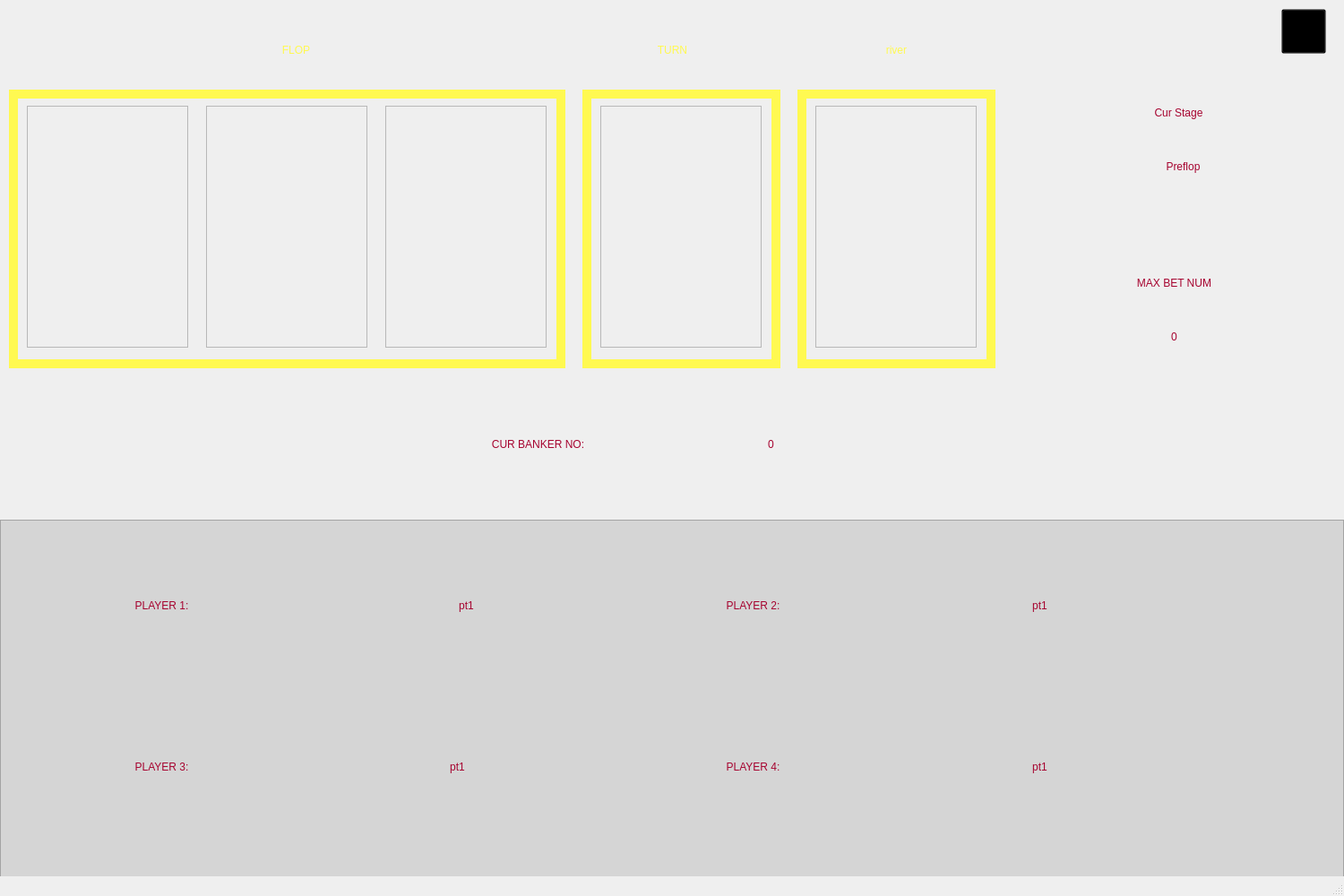
<?xml version="1.0" encoding="UTF-8"?>
<ui version="4.0">
 <class>f_texas</class>
 <widget class="QMainWindow" name="f_texas">
  <property name="geometry">
   <rect>
    <x>0</x>
    <y>0</y>
    <width>1500</width>
    <height>1000</height>
   </rect>
  </property>
  <property name="windowTitle">
   <string>Texas Holdem</string>
  </property>
  <property name="windowIcon">
   <iconset resource="images.qrc">
    <normaloff>:/images/main.ico</normaloff>:/images/main.ico</iconset>
  </property>
  <property name="styleSheet">
   <string notr="true">f_texas{background-color: rgb(86, 85, 85);}</string>
  </property>
  <widget class="QWidget" name="centralwidget">
   <widget class="QFrame" name="frame_c2">
    <property name="geometry">
     <rect>
      <x>230</x>
      <y>118</y>
      <width>180</width>
      <height>270</height>
     </rect>
    </property>
    <property name="frameShape">
     <enum>QFrame::StyledPanel</enum>
    </property>
    <property name="frameShadow">
     <enum>QFrame::Raised</enum>
    </property>
    <widget class="QLabel" name="c_6">
     <property name="geometry">
      <rect>
       <x>0</x>
       <y>0</y>
       <width>180</width>
       <height>270</height>
      </rect>
     </property>
     <property name="minimumSize">
      <size>
       <width>180</width>
       <height>270</height>
      </size>
     </property>
     <property name="maximumSize">
      <size>
       <width>180</width>
       <height>270</height>
      </size>
     </property>
     <property name="styleSheet">
      <string notr="true">border-image: url(:/images/card/card_front.png);</string>
     </property>
     <property name="text">
      <string/>
     </property>
    </widget>
    <widget class="QLabel" name="i2_4">
     <property name="geometry">
      <rect>
       <x>21</x>
       <y>46</y>
       <width>30</width>
       <height>30</height>
      </rect>
     </property>
     <property name="styleSheet">
      <string notr="true">border-image: url(:/images/card/0.png);</string>
     </property>
     <property name="text">
      <string/>
     </property>
    </widget>
    <widget class="QLabel" name="num2_2">
     <property name="geometry">
      <rect>
       <x>20</x>
       <y>10</y>
       <width>31</width>
       <height>31</height>
      </rect>
     </property>
     <property name="styleSheet">
      <string notr="true"/>
     </property>
     <property name="text">
      <string/>
     </property>
    </widget>
    <widget class="QLabel" name="i2_5">
     <property name="geometry">
      <rect>
       <x>21</x>
       <y>46</y>
       <width>30</width>
       <height>30</height>
      </rect>
     </property>
     <property name="styleSheet">
      <string notr="true">border-image: url(:/images/card/1.png);</string>
     </property>
     <property name="text">
      <string/>
     </property>
    </widget>
    <widget class="QLabel" name="i2_6">
     <property name="geometry">
      <rect>
       <x>21</x>
       <y>46</y>
       <width>30</width>
       <height>30</height>
      </rect>
     </property>
     <property name="styleSheet">
      <string notr="true">border-image: url(:/images/card/2.png);</string>
     </property>
     <property name="text">
      <string/>
     </property>
    </widget>
    <widget class="QLabel" name="i2_7">
     <property name="geometry">
      <rect>
       <x>21</x>
       <y>44</y>
       <width>30</width>
       <height>30</height>
      </rect>
     </property>
     <property name="styleSheet">
      <string notr="true">border-image: url(:/images/card/3.png);</string>
     </property>
     <property name="text">
      <string/>
     </property>
    </widget>
   </widget>
   <widget class="QFrame" name="frame_c3">
    <property name="geometry">
     <rect>
      <x>430</x>
      <y>118</y>
      <width>180</width>
      <height>270</height>
     </rect>
    </property>
    <property name="frameShape">
     <enum>QFrame::StyledPanel</enum>
    </property>
    <property name="frameShadow">
     <enum>QFrame::Raised</enum>
    </property>
    <widget class="QLabel" name="c_7">
     <property name="geometry">
      <rect>
       <x>0</x>
       <y>0</y>
       <width>180</width>
       <height>270</height>
      </rect>
     </property>
     <property name="minimumSize">
      <size>
       <width>180</width>
       <height>270</height>
      </size>
     </property>
     <property name="maximumSize">
      <size>
       <width>180</width>
       <height>270</height>
      </size>
     </property>
     <property name="styleSheet">
      <string notr="true">border-image: url(:/images/card/card_front.png);</string>
     </property>
     <property name="text">
      <string/>
     </property>
    </widget>
    <widget class="QLabel" name="i3_4">
     <property name="geometry">
      <rect>
       <x>21</x>
       <y>46</y>
       <width>30</width>
       <height>30</height>
      </rect>
     </property>
     <property name="styleSheet">
      <string notr="true">border-image: url(:/images/card/0.png);</string>
     </property>
     <property name="text">
      <string/>
     </property>
    </widget>
    <widget class="QLabel" name="num3_2">
     <property name="geometry">
      <rect>
       <x>20</x>
       <y>10</y>
       <width>31</width>
       <height>31</height>
      </rect>
     </property>
     <property name="styleSheet">
      <string notr="true"/>
     </property>
     <property name="text">
      <string/>
     </property>
    </widget>
    <widget class="QLabel" name="i3_5">
     <property name="geometry">
      <rect>
       <x>21</x>
       <y>46</y>
       <width>30</width>
       <height>30</height>
      </rect>
     </property>
     <property name="styleSheet">
      <string notr="true">border-image: url(:/images/card/1.png);</string>
     </property>
     <property name="text">
      <string/>
     </property>
    </widget>
    <widget class="QLabel" name="i3_6">
     <property name="geometry">
      <rect>
       <x>21</x>
       <y>46</y>
       <width>30</width>
       <height>30</height>
      </rect>
     </property>
     <property name="styleSheet">
      <string notr="true">border-image: url(:/images/card/2.png);</string>
     </property>
     <property name="text">
      <string/>
     </property>
    </widget>
    <widget class="QLabel" name="i3_7">
     <property name="geometry">
      <rect>
       <x>21</x>
       <y>44</y>
       <width>30</width>
       <height>30</height>
      </rect>
     </property>
     <property name="styleSheet">
      <string notr="true">border-image: url(:/images/card/3.png);</string>
     </property>
     <property name="text">
      <string/>
     </property>
    </widget>
   </widget>
   <widget class="QFrame" name="frame_c4">
    <property name="geometry">
     <rect>
      <x>670</x>
      <y>118</y>
      <width>180</width>
      <height>270</height>
     </rect>
    </property>
    <property name="frameShape">
     <enum>QFrame::StyledPanel</enum>
    </property>
    <property name="frameShadow">
     <enum>QFrame::Raised</enum>
    </property>
    <widget class="QLabel" name="c_8">
     <property name="geometry">
      <rect>
       <x>0</x>
       <y>0</y>
       <width>180</width>
       <height>270</height>
      </rect>
     </property>
     <property name="minimumSize">
      <size>
       <width>180</width>
       <height>270</height>
      </size>
     </property>
     <property name="maximumSize">
      <size>
       <width>180</width>
       <height>270</height>
      </size>
     </property>
     <property name="styleSheet">
      <string notr="true">border-image: url(:/images/card/card_front.png);</string>
     </property>
     <property name="text">
      <string/>
     </property>
    </widget>
    <widget class="QLabel" name="i4_4">
     <property name="geometry">
      <rect>
       <x>21</x>
       <y>46</y>
       <width>30</width>
       <height>30</height>
      </rect>
     </property>
     <property name="styleSheet">
      <string notr="true">border-image: url(:/images/card/0.png);</string>
     </property>
     <property name="text">
      <string/>
     </property>
    </widget>
    <widget class="QLabel" name="num4_2">
     <property name="geometry">
      <rect>
       <x>20</x>
       <y>10</y>
       <width>31</width>
       <height>31</height>
      </rect>
     </property>
     <property name="styleSheet">
      <string notr="true"/>
     </property>
     <property name="text">
      <string/>
     </property>
    </widget>
    <widget class="QLabel" name="i4_5">
     <property name="geometry">
      <rect>
       <x>21</x>
       <y>46</y>
       <width>30</width>
       <height>30</height>
      </rect>
     </property>
     <property name="styleSheet">
      <string notr="true">border-image: url(:/images/card/1.png);</string>
     </property>
     <property name="text">
      <string/>
     </property>
    </widget>
    <widget class="QLabel" name="i4_6">
     <property name="geometry">
      <rect>
       <x>21</x>
       <y>46</y>
       <width>30</width>
       <height>30</height>
      </rect>
     </property>
     <property name="styleSheet">
      <string notr="true">border-image: url(:/images/card/2.png);</string>
     </property>
     <property name="text">
      <string/>
     </property>
    </widget>
    <widget class="QLabel" name="i4_7">
     <property name="geometry">
      <rect>
       <x>21</x>
       <y>44</y>
       <width>30</width>
       <height>30</height>
      </rect>
     </property>
     <property name="styleSheet">
      <string notr="true">border-image: url(:/images/card/3.png);</string>
     </property>
     <property name="text">
      <string/>
     </property>
    </widget>
   </widget>
   <widget class="QFrame" name="frame_c1">
    <property name="geometry">
     <rect>
      <x>30</x>
      <y>118</y>
      <width>180</width>
      <height>270</height>
     </rect>
    </property>
    <property name="frameShape">
     <enum>QFrame::StyledPanel</enum>
    </property>
    <property name="frameShadow">
     <enum>QFrame::Raised</enum>
    </property>
    <widget class="QLabel" name="c_9">
     <property name="geometry">
      <rect>
       <x>0</x>
       <y>0</y>
       <width>180</width>
       <height>270</height>
      </rect>
     </property>
     <property name="minimumSize">
      <size>
       <width>180</width>
       <height>270</height>
      </size>
     </property>
     <property name="maximumSize">
      <size>
       <width>180</width>
       <height>270</height>
      </size>
     </property>
     <property name="styleSheet">
      <string notr="true">border-image: url(:/images/card/card_front.png);</string>
     </property>
     <property name="text">
      <string/>
     </property>
    </widget>
    <widget class="QLabel" name="i1_4">
     <property name="geometry">
      <rect>
       <x>21</x>
       <y>46</y>
       <width>30</width>
       <height>30</height>
      </rect>
     </property>
     <property name="styleSheet">
      <string notr="true">border-image: url(:/images/card/0.png);</string>
     </property>
     <property name="text">
      <string/>
     </property>
    </widget>
    <widget class="QLabel" name="num1_2">
     <property name="geometry">
      <rect>
       <x>20</x>
       <y>10</y>
       <width>31</width>
       <height>31</height>
      </rect>
     </property>
     <property name="styleSheet">
      <string notr="true"/>
     </property>
     <property name="text">
      <string/>
     </property>
    </widget>
    <widget class="QLabel" name="i1_5">
     <property name="geometry">
      <rect>
       <x>21</x>
       <y>46</y>
       <width>30</width>
       <height>30</height>
      </rect>
     </property>
     <property name="styleSheet">
      <string notr="true">border-image: url(:/images/card/1.png);</string>
     </property>
     <property name="text">
      <string/>
     </property>
    </widget>
    <widget class="QLabel" name="i1_6">
     <property name="geometry">
      <rect>
       <x>21</x>
       <y>46</y>
       <width>30</width>
       <height>30</height>
      </rect>
     </property>
     <property name="styleSheet">
      <string notr="true">border-image: url(:/images/card/2.png);</string>
     </property>
     <property name="text">
      <string/>
     </property>
    </widget>
    <widget class="QLabel" name="i1_7">
     <property name="geometry">
      <rect>
       <x>21</x>
       <y>44</y>
       <width>30</width>
       <height>30</height>
      </rect>
     </property>
     <property name="styleSheet">
      <string notr="true">border-image: url(:/images/card/3.png);</string>
     </property>
     <property name="text">
      <string/>
     </property>
    </widget>
   </widget>
   <widget class="QFrame" name="frame_c5">
    <property name="geometry">
     <rect>
      <x>910</x>
      <y>118</y>
      <width>180</width>
      <height>270</height>
     </rect>
    </property>
    <property name="frameShape">
     <enum>QFrame::StyledPanel</enum>
    </property>
    <property name="frameShadow">
     <enum>QFrame::Raised</enum>
    </property>
    <widget class="QLabel" name="c_10">
     <property name="geometry">
      <rect>
       <x>0</x>
       <y>0</y>
       <width>180</width>
       <height>270</height>
      </rect>
     </property>
     <property name="minimumSize">
      <size>
       <width>180</width>
       <height>270</height>
      </size>
     </property>
     <property name="maximumSize">
      <size>
       <width>180</width>
       <height>270</height>
      </size>
     </property>
     <property name="styleSheet">
      <string notr="true">border-image: url(:/images/card/card_front.png);</string>
     </property>
     <property name="text">
      <string/>
     </property>
    </widget>
    <widget class="QLabel" name="i5_4">
     <property name="geometry">
      <rect>
       <x>21</x>
       <y>46</y>
       <width>30</width>
       <height>30</height>
      </rect>
     </property>
     <property name="styleSheet">
      <string notr="true">border-image: url(:/images/card/0.png);</string>
     </property>
     <property name="text">
      <string/>
     </property>
    </widget>
    <widget class="QLabel" name="num5_2">
     <property name="geometry">
      <rect>
       <x>20</x>
       <y>10</y>
       <width>31</width>
       <height>31</height>
      </rect>
     </property>
     <property name="styleSheet">
      <string notr="true"/>
     </property>
     <property name="text">
      <string/>
     </property>
    </widget>
    <widget class="QLabel" name="i5_5">
     <property name="geometry">
      <rect>
       <x>21</x>
       <y>46</y>
       <width>30</width>
       <height>30</height>
      </rect>
     </property>
     <property name="styleSheet">
      <string notr="true">border-image: url(:/images/card/1.png);</string>
     </property>
     <property name="text">
      <string/>
     </property>
    </widget>
    <widget class="QLabel" name="i5_6">
     <property name="geometry">
      <rect>
       <x>21</x>
       <y>46</y>
       <width>30</width>
       <height>30</height>
      </rect>
     </property>
     <property name="styleSheet">
      <string notr="true">border-image: url(:/images/card/2.png);</string>
     </property>
     <property name="text">
      <string/>
     </property>
    </widget>
    <widget class="QLabel" name="i5_7">
     <property name="geometry">
      <rect>
       <x>21</x>
       <y>44</y>
       <width>30</width>
       <height>30</height>
      </rect>
     </property>
     <property name="styleSheet">
      <string notr="true">border-image: url(:/images/card/3.png);</string>
     </property>
     <property name="text">
      <string/>
     </property>
    </widget>
   </widget>
   <widget class="QFrame" name="frame_p1">
    <property name="geometry">
     <rect>
      <x>20</x>
      <y>640</y>
      <width>180</width>
      <height>270</height>
     </rect>
    </property>
    <property name="frameShape">
     <enum>QFrame::StyledPanel</enum>
    </property>
    <property name="frameShadow">
     <enum>QFrame::Raised</enum>
    </property>
    <widget class="QLabel" name="c_12">
     <property name="geometry">
      <rect>
       <x>0</x>
       <y>0</y>
       <width>180</width>
       <height>270</height>
      </rect>
     </property>
     <property name="minimumSize">
      <size>
       <width>180</width>
       <height>270</height>
      </size>
     </property>
     <property name="maximumSize">
      <size>
       <width>180</width>
       <height>270</height>
      </size>
     </property>
     <property name="styleSheet">
      <string notr="true">border-image: url(:/images/card/card_front.png);</string>
     </property>
     <property name="text">
      <string/>
     </property>
    </widget>
    <widget class="QLabel" name="i1_12">
     <property name="geometry">
      <rect>
       <x>21</x>
       <y>46</y>
       <width>30</width>
       <height>30</height>
      </rect>
     </property>
     <property name="styleSheet">
      <string notr="true">border-image: url(:/images/card/0.png);</string>
     </property>
     <property name="text">
      <string/>
     </property>
    </widget>
    <widget class="QLabel" name="num1_4">
     <property name="geometry">
      <rect>
       <x>20</x>
       <y>10</y>
       <width>31</width>
       <height>31</height>
      </rect>
     </property>
     <property name="styleSheet">
      <string notr="true"/>
     </property>
     <property name="text">
      <string/>
     </property>
    </widget>
    <widget class="QLabel" name="i1_13">
     <property name="geometry">
      <rect>
       <x>21</x>
       <y>46</y>
       <width>30</width>
       <height>30</height>
      </rect>
     </property>
     <property name="styleSheet">
      <string notr="true">border-image: url(:/images/card/1.png);</string>
     </property>
     <property name="text">
      <string/>
     </property>
    </widget>
    <widget class="QLabel" name="i1_14">
     <property name="geometry">
      <rect>
       <x>21</x>
       <y>46</y>
       <width>30</width>
       <height>30</height>
      </rect>
     </property>
     <property name="styleSheet">
      <string notr="true">border-image: url(:/images/card/2.png);</string>
     </property>
     <property name="text">
      <string/>
     </property>
    </widget>
    <widget class="QLabel" name="i1_15">
     <property name="geometry">
      <rect>
       <x>21</x>
       <y>44</y>
       <width>30</width>
       <height>30</height>
      </rect>
     </property>
     <property name="styleSheet">
      <string notr="true">border-image: url(:/images/card/3.png);</string>
     </property>
     <property name="text">
      <string/>
     </property>
    </widget>
   </widget>
   <widget class="QFrame" name="frame_p2">
    <property name="geometry">
     <rect>
      <x>220</x>
      <y>640</y>
      <width>180</width>
      <height>270</height>
     </rect>
    </property>
    <property name="frameShape">
     <enum>QFrame::StyledPanel</enum>
    </property>
    <property name="frameShadow">
     <enum>QFrame::Raised</enum>
    </property>
    <widget class="QLabel" name="c_14">
     <property name="geometry">
      <rect>
       <x>0</x>
       <y>0</y>
       <width>180</width>
       <height>270</height>
      </rect>
     </property>
     <property name="minimumSize">
      <size>
       <width>180</width>
       <height>270</height>
      </size>
     </property>
     <property name="maximumSize">
      <size>
       <width>180</width>
       <height>270</height>
      </size>
     </property>
     <property name="styleSheet">
      <string notr="true">border-image: url(:/images/card/card_front.png);</string>
     </property>
     <property name="text">
      <string/>
     </property>
    </widget>
    <widget class="QLabel" name="i2_12">
     <property name="geometry">
      <rect>
       <x>21</x>
       <y>46</y>
       <width>30</width>
       <height>30</height>
      </rect>
     </property>
     <property name="styleSheet">
      <string notr="true">border-image: url(:/images/card/0.png);</string>
     </property>
     <property name="text">
      <string/>
     </property>
    </widget>
    <widget class="QLabel" name="num2_4">
     <property name="geometry">
      <rect>
       <x>20</x>
       <y>10</y>
       <width>31</width>
       <height>31</height>
      </rect>
     </property>
     <property name="styleSheet">
      <string notr="true"/>
     </property>
     <property name="text">
      <string/>
     </property>
    </widget>
    <widget class="QLabel" name="i2_13">
     <property name="geometry">
      <rect>
       <x>21</x>
       <y>46</y>
       <width>30</width>
       <height>30</height>
      </rect>
     </property>
     <property name="styleSheet">
      <string notr="true">border-image: url(:/images/card/1.png);</string>
     </property>
     <property name="text">
      <string/>
     </property>
    </widget>
    <widget class="QLabel" name="i2_14">
     <property name="geometry">
      <rect>
       <x>21</x>
       <y>46</y>
       <width>30</width>
       <height>30</height>
      </rect>
     </property>
     <property name="styleSheet">
      <string notr="true">border-image: url(:/images/card/2.png);</string>
     </property>
     <property name="text">
      <string/>
     </property>
    </widget>
    <widget class="QLabel" name="i2_15">
     <property name="geometry">
      <rect>
       <x>21</x>
       <y>44</y>
       <width>30</width>
       <height>30</height>
      </rect>
     </property>
     <property name="styleSheet">
      <string notr="true">border-image: url(:/images/card/3.png);</string>
     </property>
     <property name="text">
      <string/>
     </property>
    </widget>
    <widget class="QLabel" name="label_7">
     <property name="geometry">
      <rect>
       <x>-220</x>
       <y>-30</y>
       <width>1501</width>
       <height>361</height>
      </rect>
     </property>
     <property name="styleSheet">
      <string notr="true">font: 87 18pt &quot;Lovelo&quot;;
color : white;</string>
     </property>
     <property name="text">
      <string>NEXT PLAYER</string>
     </property>
     <property name="alignment">
      <set>Qt::AlignCenter</set>
     </property>
    </widget>
   </widget>
   <widget class="QLabel" name="label">
    <property name="geometry">
     <rect>
      <x>1150</x>
      <y>690</y>
      <width>181</width>
      <height>51</height>
     </rect>
    </property>
    <property name="styleSheet">
     <string notr="true">font: 87 18pt &quot;Lovelo&quot;;
color: rgb(166, 3, 47);</string>
    </property>
    <property name="text">
     <string>PLAYER</string>
    </property>
   </widget>
   <widget class="QLabel" name="label_2">
    <property name="geometry">
     <rect>
      <x>1150</x>
      <y>770</y>
      <width>151</width>
      <height>51</height>
     </rect>
    </property>
    <property name="styleSheet">
     <string notr="true">font: 87 18pt &quot;Lovelo&quot;;
color: rgb(166, 3, 47);</string>
    </property>
    <property name="text">
     <string>BET:</string>
    </property>
   </widget>
   <widget class="QLabel" name="label_3">
    <property name="geometry">
     <rect>
      <x>1150</x>
      <y>860</y>
      <width>191</width>
      <height>51</height>
     </rect>
    </property>
    <property name="styleSheet">
     <string notr="true">font: 87 18pt &quot;Lovelo&quot;;
color: rgb(166, 3, 47);</string>
    </property>
    <property name="text">
     <string>MONEY:</string>
    </property>
   </widget>
   <widget class="QLabel" name="l_p_name">
    <property name="geometry">
     <rect>
      <x>1370</x>
      <y>690</y>
      <width>141</width>
      <height>51</height>
     </rect>
    </property>
    <property name="styleSheet">
     <string notr="true">font: 87 18pt &quot;Lovelo&quot;;
color: rgb(166, 3, 47);</string>
    </property>
    <property name="text">
     <string>PLAYER</string>
    </property>
   </widget>
   <widget class="QLabel" name="l_p_bet">
    <property name="geometry">
     <rect>
      <x>1370</x>
      <y>770</y>
      <width>141</width>
      <height>51</height>
     </rect>
    </property>
    <property name="styleSheet">
     <string notr="true">font: 87 18pt &quot;Lovelo&quot;;
color: rgb(166, 3, 47);</string>
    </property>
    <property name="text">
     <string>PLAYER</string>
    </property>
   </widget>
   <widget class="QLabel" name="l_p_money">
    <property name="geometry">
     <rect>
      <x>1370</x>
      <y>860</y>
      <width>141</width>
      <height>51</height>
     </rect>
    </property>
    <property name="styleSheet">
     <string notr="true">font: 87 18pt &quot;Lovelo&quot;;
color: rgb(166, 3, 47);</string>
    </property>
    <property name="text">
     <string>PLAYER</string>
    </property>
   </widget>
   <widget class="QPushButton" name="c_bet">
    <property name="geometry">
     <rect>
      <x>790</x>
      <y>690</y>
      <width>300</width>
      <height>60</height>
     </rect>
    </property>
    <property name="styleSheet">
     <string notr="true">QPushButton{
	font: 87 18pt &quot;Lovelo&quot;;
	color : white;
	border-image: url(:/images/std_ini.png);
	background-color:rgba(0,0,0,0);
}
QPushButton:hover{
	color: rgb(166, 3, 47);
	border-image: url(:/images/std_hover.png);
}</string>
    </property>
    <property name="text">
     <string>BET</string>
    </property>
   </widget>
   <widget class="QPushButton" name="c_call">
    <property name="geometry">
     <rect>
      <x>440</x>
      <y>850</y>
      <width>300</width>
      <height>60</height>
     </rect>
    </property>
    <property name="styleSheet">
     <string notr="true">QPushButton{
	font: 87 18pt &quot;Lovelo&quot;;
	color : white;
	border-image: url(:/images/std_ini.png);
	background-color:rgba(0,0,0,0);
}
QPushButton:hover{
	color: rgb(166, 3, 47);
	border-image: url(:/images/std_hover.png);
}</string>
    </property>
    <property name="text">
     <string>CALL</string>
    </property>
   </widget>
   <widget class="QPushButton" name="c_flop">
    <property name="geometry">
     <rect>
      <x>790</x>
      <y>850</y>
      <width>300</width>
      <height>60</height>
     </rect>
    </property>
    <property name="styleSheet">
     <string notr="true">QPushButton{
	font: 87 18pt &quot;Lovelo&quot;;
	color : white;
	border-image: url(:/images/std_ini.png);
	background-color:rgba(0,0,0,0);
}
QPushButton:hover{
	color: rgb(166, 3, 47);
	border-image: url(:/images/std_hover.png);
}</string>
    </property>
    <property name="text">
     <string>FLOP</string>
    </property>
   </widget>
   <widget class="QLabel" name="l_state">
    <property name="geometry">
     <rect>
      <x>1160</x>
      <y>140</y>
      <width>321</width>
      <height>91</height>
     </rect>
    </property>
    <property name="styleSheet">
     <string notr="true">font: 87 18pt &quot;Lovelo&quot;;
color: rgb(166, 3, 47);</string>
    </property>
    <property name="text">
     <string>Preflop</string>
    </property>
    <property name="alignment">
     <set>Qt::AlignCenter</set>
    </property>
   </widget>
   <widget class="QLabel" name="cur_stage">
    <property name="geometry">
     <rect>
      <x>1130</x>
      <y>80</y>
      <width>371</width>
      <height>91</height>
     </rect>
    </property>
    <property name="styleSheet">
     <string notr="true">font: 87 18pt &quot;Lovelo&quot;;
color: rgb(166, 3, 47);</string>
    </property>
    <property name="text">
     <string>Cur Stage</string>
    </property>
    <property name="alignment">
     <set>Qt::AlignCenter</set>
    </property>
   </widget>
   <widget class="QLabel" name="label_4">
    <property name="geometry">
     <rect>
      <x>10</x>
      <y>100</y>
      <width>621</width>
      <height>311</height>
     </rect>
    </property>
    <property name="styleSheet">
     <string notr="true">border-width: 10px;
border-style: solid;
border-color: rgb(255, 249, 81);</string>
    </property>
    <property name="text">
     <string/>
    </property>
   </widget>
   <widget class="QLabel" name="label_5">
    <property name="geometry">
     <rect>
      <x>650</x>
      <y>100</y>
      <width>221</width>
      <height>311</height>
     </rect>
    </property>
    <property name="styleSheet">
     <string notr="true">border-width: 10px;
border-style: solid;
border-color: rgb(255, 249, 81);</string>
    </property>
    <property name="text">
     <string/>
    </property>
   </widget>
   <widget class="QLabel" name="label_6">
    <property name="geometry">
     <rect>
      <x>890</x>
      <y>100</y>
      <width>221</width>
      <height>311</height>
     </rect>
    </property>
    <property name="styleSheet">
     <string notr="true">border-width: 10px;
border-style: solid;
border-color: rgb(255, 249, 81);</string>
    </property>
    <property name="text">
     <string/>
    </property>
   </widget>
   <widget class="QLabel" name="flop">
    <property name="geometry">
     <rect>
      <x>170</x>
      <y>10</y>
      <width>321</width>
      <height>91</height>
     </rect>
    </property>
    <property name="styleSheet">
     <string notr="true">font: 87 18pt &quot;Lovelo&quot;;
color: rgb(255,249,81);</string>
    </property>
    <property name="text">
     <string>FLOP</string>
    </property>
    <property name="alignment">
     <set>Qt::AlignCenter</set>
    </property>
   </widget>
   <widget class="QLabel" name="l_state_4">
    <property name="geometry">
     <rect>
      <x>590</x>
      <y>10</y>
      <width>321</width>
      <height>91</height>
     </rect>
    </property>
    <property name="styleSheet">
     <string notr="true">font: 87 18pt &quot;Lovelo&quot;;
color: rgb(255,249,81);</string>
    </property>
    <property name="text">
     <string>TURN</string>
    </property>
    <property name="alignment">
     <set>Qt::AlignCenter</set>
    </property>
   </widget>
   <widget class="QLabel" name="l_state_5">
    <property name="geometry">
     <rect>
      <x>840</x>
      <y>10</y>
      <width>321</width>
      <height>91</height>
     </rect>
    </property>
    <property name="styleSheet">
     <string notr="true">font: 87 18pt &quot;Lovelo&quot;;
color: rgb(255,249,81);</string>
    </property>
    <property name="text">
     <string>river</string>
    </property>
    <property name="alignment">
     <set>Qt::AlignCenter</set>
    </property>
   </widget>
   <widget class="QLineEdit" name="t_add_num">
    <property name="geometry">
     <rect>
      <x>440</x>
      <y>690</y>
      <width>300</width>
      <height>60</height>
     </rect>
    </property>
    <property name="minimumSize">
     <size>
      <width>300</width>
      <height>60</height>
     </size>
    </property>
    <property name="maximumSize">
     <size>
      <width>300</width>
      <height>60</height>
     </size>
    </property>
    <property name="styleSheet">
     <string notr="true">QLineEdit{
	background-color: rgba(58, 58, 58, 180);
	border-width: 0;
	border-style: outset;
	font: 87 9pt &quot;Lovelo&quot;;
	color: rgb(255, 255, 255);
}</string>
    </property>
    <property name="alignment">
     <set>Qt::AlignCenter</set>
    </property>
    <property name="clearButtonEnabled">
     <bool>true</bool>
    </property>
   </widget>
   <widget class="QPushButton" name="b_set">
    <property name="geometry">
     <rect>
      <x>1430</x>
      <y>10</y>
      <width>50</width>
      <height>50</height>
     </rect>
    </property>
    <property name="styleSheet">
     <string notr="true">QPushButton{
	background-color:rgba(0,0,0,0);
	border-image: url(:/images/card/ic_set_ini.png);
}
QPushButton:hover{
	border-image: url(:/images/card/ic_set_hover.png);
}</string>
    </property>
    <property name="text">
     <string/>
    </property>
   </widget>
   <widget class="QLabel" name="l_state_6">
    <property name="geometry">
     <rect>
      <x>1150</x>
      <y>270</y>
      <width>321</width>
      <height>91</height>
     </rect>
    </property>
    <property name="styleSheet">
     <string notr="true">font: 87 18pt &quot;Lovelo&quot;;
color: rgb(166, 3, 47);</string>
    </property>
    <property name="text">
     <string>MAX BET NUM</string>
    </property>
    <property name="alignment">
     <set>Qt::AlignCenter</set>
    </property>
   </widget>
   <widget class="QLabel" name="l_max_bet">
    <property name="geometry">
     <rect>
      <x>1150</x>
      <y>330</y>
      <width>321</width>
      <height>91</height>
     </rect>
    </property>
    <property name="styleSheet">
     <string notr="true">font: 87 18pt &quot;Lovelo&quot;;
color: rgb(166, 3, 47);</string>
    </property>
    <property name="text">
     <string>0</string>
    </property>
    <property name="alignment">
     <set>Qt::AlignCenter</set>
    </property>
   </widget>
   <widget class="QLabel" name="l_next">
    <property name="geometry">
     <rect>
      <x>0</x>
      <y>580</y>
      <width>1500</width>
      <height>400</height>
     </rect>
    </property>
    <property name="styleSheet">
     <string notr="true">font: 87 30pt &quot;Lovelo&quot;;
color : white;
background-color: rgb(213, 213, 213);</string>
    </property>
    <property name="text">
     <string>NEXT PLAYER</string>
    </property>
    <property name="alignment">
     <set>Qt::AlignCenter</set>
    </property>
   </widget>
   <widget class="QLabel" name="l_state_7">
    <property name="geometry">
     <rect>
      <x>350</x>
      <y>450</y>
      <width>501</width>
      <height>91</height>
     </rect>
    </property>
    <property name="styleSheet">
     <string notr="true">font: 87 18pt &quot;Lovelo&quot;;
color: rgb(166, 3, 47);</string>
    </property>
    <property name="text">
     <string>CUR BANKER NO:</string>
    </property>
    <property name="alignment">
     <set>Qt::AlignCenter</set>
    </property>
   </widget>
   <widget class="QLabel" name="l_bk_num">
    <property name="geometry">
     <rect>
      <x>820</x>
      <y>450</y>
      <width>81</width>
      <height>91</height>
     </rect>
    </property>
    <property name="styleSheet">
     <string notr="true">font: 87 18pt &quot;Lovelo&quot;;
color: rgb(166, 3, 47);</string>
    </property>
    <property name="text">
     <string>0</string>
    </property>
    <property name="alignment">
     <set>Qt::AlignCenter</set>
    </property>
   </widget>
   <widget class="QFrame" name="f_fin">
    <property name="geometry">
     <rect>
      <x>0</x>
      <y>580</y>
      <width>1500</width>
      <height>400</height>
     </rect>
    </property>
    <property name="styleSheet">
     <string notr="true">background-color: rgb(213, 213, 213);</string>
    </property>
    <property name="frameShape">
     <enum>QFrame::StyledPanel</enum>
    </property>
    <property name="frameShadow">
     <enum>QFrame::Raised</enum>
    </property>
    <widget class="QLabel" name="l_state_8">
     <property name="geometry">
      <rect>
       <x>20</x>
       <y>50</y>
       <width>321</width>
       <height>91</height>
      </rect>
     </property>
     <property name="styleSheet">
      <string notr="true">font: 87 18pt &quot;Lovelo&quot;;
color: rgb(166, 3, 47);</string>
     </property>
     <property name="text">
      <string>PLAYER 1:</string>
     </property>
     <property name="alignment">
      <set>Qt::AlignCenter</set>
     </property>
    </widget>
    <widget class="QLabel" name="l_state_9">
     <property name="geometry">
      <rect>
       <x>20</x>
       <y>230</y>
       <width>321</width>
       <height>91</height>
      </rect>
     </property>
     <property name="styleSheet">
      <string notr="true">font: 87 18pt &quot;Lovelo&quot;;
color: rgb(166, 3, 47);</string>
     </property>
     <property name="text">
      <string>PLAYER 3:</string>
     </property>
     <property name="alignment">
      <set>Qt::AlignCenter</set>
     </property>
    </widget>
    <widget class="QLabel" name="l_state_10">
     <property name="geometry">
      <rect>
       <x>680</x>
       <y>50</y>
       <width>321</width>
       <height>91</height>
      </rect>
     </property>
     <property name="styleSheet">
      <string notr="true">font: 87 18pt &quot;Lovelo&quot;;
color: rgb(166, 3, 47);</string>
     </property>
     <property name="text">
      <string>PLAYER 2:</string>
     </property>
     <property name="alignment">
      <set>Qt::AlignCenter</set>
     </property>
    </widget>
    <widget class="QLabel" name="l_state_11">
     <property name="geometry">
      <rect>
       <x>680</x>
       <y>230</y>
       <width>321</width>
       <height>91</height>
      </rect>
     </property>
     <property name="styleSheet">
      <string notr="true">font: 87 18pt &quot;Lovelo&quot;;
color: rgb(166, 3, 47);</string>
     </property>
     <property name="text">
      <string>PLAYER 4:</string>
     </property>
     <property name="alignment">
      <set>Qt::AlignCenter</set>
     </property>
    </widget>
    <widget class="QLabel" name="l_p1">
     <property name="geometry">
      <rect>
       <x>360</x>
       <y>50</y>
       <width>321</width>
       <height>91</height>
      </rect>
     </property>
     <property name="styleSheet">
      <string notr="true">font: 87 18pt &quot;Lovelo&quot;;
color: rgb(166, 3, 47);</string>
     </property>
     <property name="text">
      <string>pt1</string>
     </property>
     <property name="alignment">
      <set>Qt::AlignCenter</set>
     </property>
    </widget>
    <widget class="QLabel" name="l_p2">
     <property name="geometry">
      <rect>
       <x>1000</x>
       <y>50</y>
       <width>321</width>
       <height>91</height>
      </rect>
     </property>
     <property name="styleSheet">
      <string notr="true">font: 87 18pt &quot;Lovelo&quot;;
color: rgb(166, 3, 47);</string>
     </property>
     <property name="text">
      <string>pt1</string>
     </property>
     <property name="alignment">
      <set>Qt::AlignCenter</set>
     </property>
    </widget>
    <widget class="QLabel" name="l_p3">
     <property name="geometry">
      <rect>
       <x>350</x>
       <y>230</y>
       <width>321</width>
       <height>91</height>
      </rect>
     </property>
     <property name="styleSheet">
      <string notr="true">font: 87 18pt &quot;Lovelo&quot;;
color: rgb(166, 3, 47);</string>
     </property>
     <property name="text">
      <string>pt1</string>
     </property>
     <property name="alignment">
      <set>Qt::AlignCenter</set>
     </property>
    </widget>
    <widget class="QLabel" name="l_p4">
     <property name="geometry">
      <rect>
       <x>1000</x>
       <y>230</y>
       <width>321</width>
       <height>91</height>
      </rect>
     </property>
     <property name="styleSheet">
      <string notr="true">font: 87 18pt &quot;Lovelo&quot;;
color: rgb(166, 3, 47);</string>
     </property>
     <property name="text">
      <string>pt1</string>
     </property>
     <property name="alignment">
      <set>Qt::AlignCenter</set>
     </property>
    </widget>
   </widget>
   <zorder>frame_c1</zorder>
   <zorder>frame_c2</zorder>
   <zorder>frame_c3</zorder>
   <zorder>frame_c4</zorder>
   <zorder>frame_c5</zorder>
   <zorder>frame_p1</zorder>
   <zorder>frame_p2</zorder>
   <zorder>label</zorder>
   <zorder>label_2</zorder>
   <zorder>label_3</zorder>
   <zorder>l_p_name</zorder>
   <zorder>l_p_bet</zorder>
   <zorder>l_p_money</zorder>
   <zorder>c_bet</zorder>
   <zorder>c_call</zorder>
   <zorder>c_flop</zorder>
   <zorder>l_state</zorder>
   <zorder>cur_stage</zorder>
   <zorder>label_4</zorder>
   <zorder>label_5</zorder>
   <zorder>label_6</zorder>
   <zorder>flop</zorder>
   <zorder>l_state_4</zorder>
   <zorder>l_state_5</zorder>
   <zorder>t_add_num</zorder>
   <zorder>b_set</zorder>
   <zorder>l_state_6</zorder>
   <zorder>l_max_bet</zorder>
   <zorder>l_next</zorder>
   <zorder>l_state_7</zorder>
   <zorder>l_bk_num</zorder>
   <zorder>f_fin</zorder>
  </widget>
  <widget class="QMenuBar" name="menubar">
   <property name="geometry">
    <rect>
     <x>0</x>
     <y>0</y>
     <width>1500</width>
     <height>21</height>
    </rect>
   </property>
  </widget>
  <widget class="QStatusBar" name="statusbar"/>
 </widget>
 <resources>
  <include location="images.qrc"/>
 </resources>
 <connections/>
</ui>
